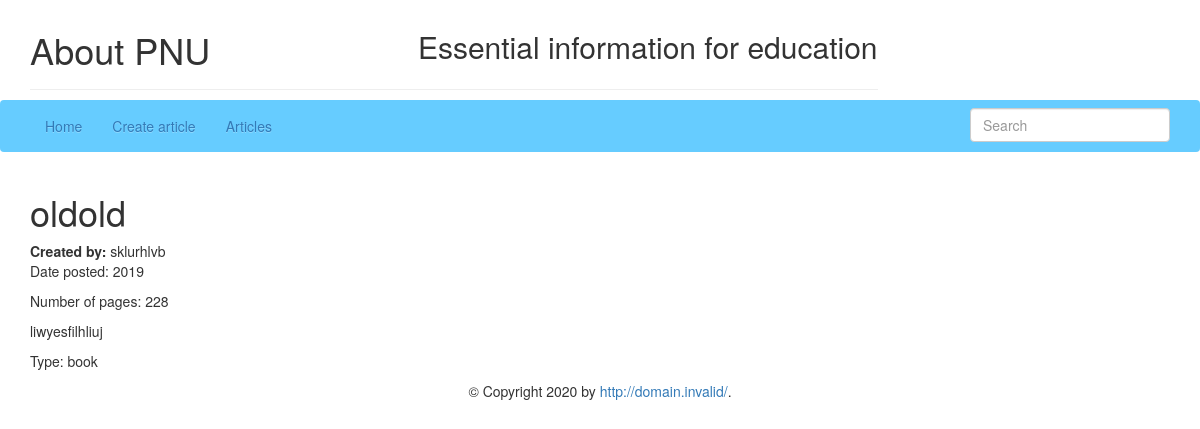
Page /article/3 on the committed database.
### app/models.py (models this page shows, shortened)
class Article(db.Model):
    id = db.Column(db.Integer, primary_key=True)
    name = db.Column(db.String(100), nullable=False)
    year_posted = db.Column(db.String(10), nullable=False)
    count_of_pages = db.Column(db.Integer, nullable=False)
    author = db.Column(db.String(100), nullable=False)
    note = db.Column(db.String(300), nullable=False)
    type_of_art = db.Column(db.String(50), nullable=False)

### app/views.py (the view)
@app.route("/article/<int:article_id>")
def article(article_id):
    article = Article.query.get_or_404(article_id)
    return render_template('article.html', title=article.name, article=article)

### app/templates/article.html (shortened to what this page needs)
{% extends 'base.html' %}
{% block content %}
<h1>{{ article.name }}</h1>
<b>Created by: </b> {{ article.author }}
<p>Date posted: {{ article.year_posted }}</p>
<p>Number of pages: {{ article.count_of_pages }}</p>
<p>{{ article.note }}</p>
<p>Type: {{ article.type_of_art }}</p>
{% endblock %}

### rows in the picture
Article: name "oldold", author "sklurhlvb", year_posted "2019", count_of_pages "228", note "liwyesfilhliuj", type_of_art "book"
